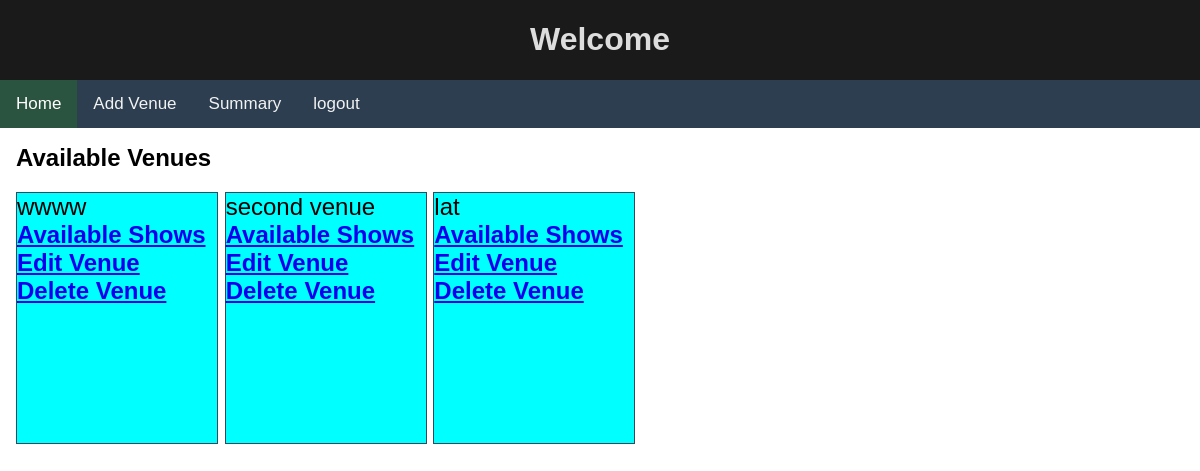
/adminpage/2, run on the app's committed database.
### main.py (models this page shows)
class Venue(db.Model):
    __talbename__='venue'
    venue_id=db.Column(db.Integer,nullable=False,primary_key=True)
    venue_name=db.Column(db.String,nullable=False)
    venue_capacity=db.Column(db.Integer, nullable=False)
    venue_location=db.Column(db.String, nullable=False)
    shows=db.relationship("Show", backref="venue",secondary="venue_show")

### main.py (the view)
@app.route("/adminpage/<int:admin_id>",methods=["POST","GET"])
def adminpage(admin_id):
    if request.method=="GET":
        admin=Admin.query.get(admin_id)
        if admin!=None:
            allvenues=admin.venues
            allshows=admin.shows
            return render_template("newadminpage.html",venues=allvenues,shows=allshows,admin=admin)
        else:
            return render_template("adminregister.html")

### templates/newadminpage.html (shortened to what this page needs)
<!DOCTYPE html>
<html>
    <head>
        <link rel="stylesheet" type="text/css" href="{{url_for('static',filename='css/style.css')}}">
    </head>
<body>
    <div class="new">
        <h1>Welcome </h1>
    </div>
      <div class="topnav">
        <a class="active", href="/">Home</a>
        <a class="addvenue" href="/addvenue/{{admin.admin_id}}">Add Venue</a>
        <a class="Summary" href="#">Summary</a>
        <a class="logout" href="/admin/login">logout</a>
    </div>
    <div class="show">
      <b>Available Venues</b>
      <div>
        {%for venue in venues%}
        <div class="venue-container2" >
          <div class="venue-name" >{{venue["venue_name"]}}</div>
          <div  class="available-show2"  style="color: blue;" ><a  href="/adminshows/{{venue['venue_id']}}/{{admin.admin_id}}"><b >Available Shows</b></a></div>
          <div  class="edit_venue"  style="color: blue;" ><a  href="/edit/{{venue.venue_id}}/{{admin.admin_id}}"><b >Edit Venue</b></a></div>
          <div  class="delete-venue"  style="color: blue;" ><a  href="/remove/{{venue.venue_id}}/{{admin.admin_id}}"><b >Delete Venue</b></a></div>
        </div>
        {%endfor%}
      </div>
    </div>
</body>
</html>

### static/css/style.css (style rules this page uses)
body { margin: 0; font-family: Arial, Helvetica, sans-serif; }
.new { overflow: hidden; background-color: #1a1a1a; text-align: center; -webkit-text-fill-color: #ddd; }
.topnav { overflow: hidden; background-color: #2C3E50; }
.topnav a { float: left; color: #f2f2f2; text-align: center; padding: 14px 16px; text-decoration: none; font-size: 17px; }
.topnav a.active { background-color: #25aa0434; color: white; }
.show { padding: 16px; text-align: left; font-size: x-large; }
.venue-container2 { background-color: aqua; display: inline-block; font-style: normal; width: 200px; text-align: left; position: relative; height: 250px; border: 1px solid #34495E; margin: 20px 0px; }

### data on the page
Venue: venue_name "wwww"
Venue: venue_name "second venue"
Venue: venue_name "lat"
